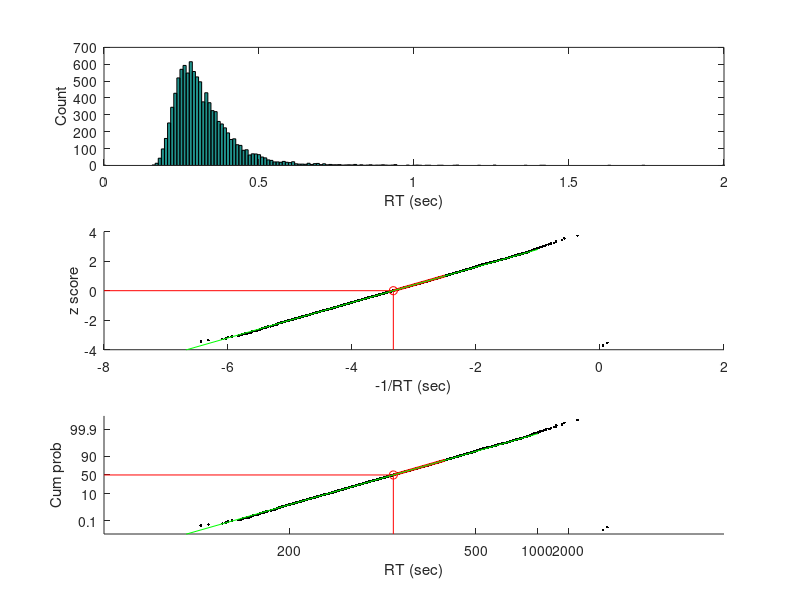
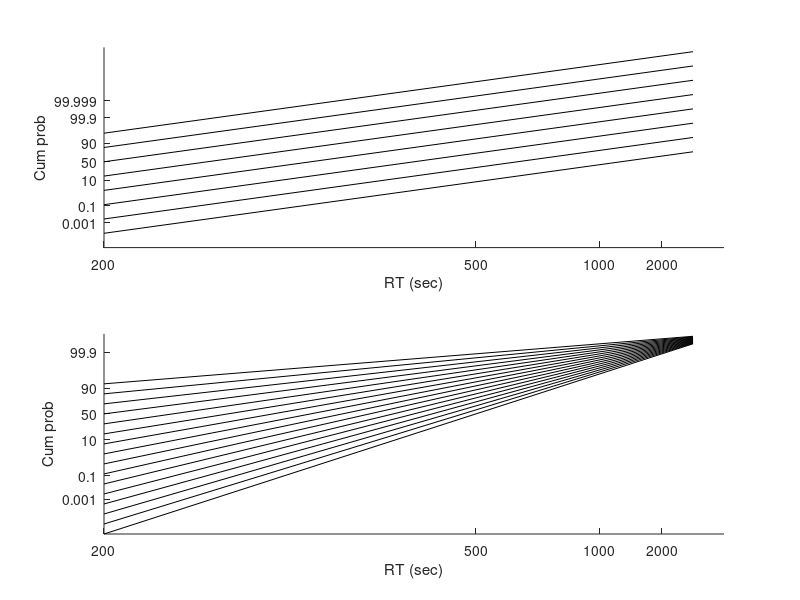

These charts were generated, in order, by the following MATLAB code:
% laterTutorial_modelParameters
%
% Script for examining LATER model parameters
%
% Recall that the idea behind the LATER (Linear Approach to Threshold
%  with Ergodic Rate) model is that a saccadic decision is made when a
%  "ballistic" decision variable rises from a starting value to an ending
%  value at a constant ("ergodic") rate that is fixed for a particular
%  saccadic decision but varies as a Gaussian across decisions reaches a
%  fixed threshold.
%
% Because the rate of rise is distributed as a Gaussian, and the distance
%  traveled by the decision variable is fixed, we know that the amount of
%  time, representing the reaction time (RT), is just:
%
%  RT = distance / rate
%
% And thus RT is distributed as 1/rate, or an inverse Gaussian -- which is
%  the primary empirical observation that the LATER model was developed to
%  explain.
%
% Copyright 2019 by Joshua I. Gold, University of Pennsylvania

%% Plot an example
%
%
figure

% The only two parameters in the later model are:
% 1. The mean value of the distribution of rise times (assume the standard
%     deviation=1 -- it turns out that if you change this, you can just
%     re-scale the other two parameters to get an equivalent model where
%     this value=1, so it can be just set to 1 by convention)
%
%     Pick a value that we happen to know will give us reasonable RT
%     predictions
muR = 4;
stdR = 1;

% 2. The distance from the starting point to the threshold;\
%
%     Again, pick a value that we happen to know will give us reasonable RT
%     predictions
deltaS = 1.2;

% Now we can simulate an RT distribution by picking from the rise-time
%  distribution a whole bunch of times:
N = 10000;
RT = deltaS./normrnd(muR, stdR, N, 1);

% Plot the histogram
subplot(3,1,1);
hist(RT, 0:0.01:2.0);
xlim([0 2.0]);
xlabel('RT (sec)');
ylabel('Count');

% Compute reciprobit values
xValues = -1./sort(RT);
yValues = norminv(((1:N)./N)',0,1);

% Plot it as a reciprobit, but don't relabel the axes
subplot(3,1,2); cla reset; hold on;
plot(xValues, yValues, 'k.');
xlm = get(gca, 'XLim');
ylm = get(gca, 'YLim');
axis([xlm ylm]);
xlabel('-1/RT (sec)')
ylabel('z score');

% Plot it as a reciprobit, and relabel the axes
subplot(3,1,3); cla reset; hold on;
plot(xValues, yValues, 'k.');
axis([xlm ylm]);

XTickLabels = [200 500 1000 2000];
XTickValues = -1000./XTickLabels;

% Y-axis labels are probabilities associated with the z-scores
YTickLabels = [0.1 10 50 90 99.9];
YTickValues = norminv(YTickLabels./100,0,1);

set(gca, ...
   'YTick',        YTickValues,          ...
   'YTickLabel',   YTickLabels,          ...
   'XTick',        XTickValues,          ...
   'XTickLabel',   XTickLabels);
xlabel('RT (sec)');
ylabel('Cum prob');

% Now instead of a simulation, use the analytic soluation. Remember that:
%  1. The x-axis of the reciprobit plot is labeled as RT, so the numbers
%     are sensible, but what is really plotted is -1/RT
%  2. The y-axis is labeled as probability but really is z-score (note the
%     scaling)
%  3. And of course, the point of the LATER model is that:
%     RT = deltaS/riseRate, or
%     -1/RT = -riseRate/deltaS, where
%     -riseRate ~N(-muR, stdR), or, equivalently,
%     -1/RT ~N(-muR/deltaS, 1/deltaS)
%
%  Now let's visualize this better on each plot:
for xx = 1:2
   
   % For each plot
   subplot(3,1,xx+1);
   
   %  The y-axis is the z-score of a random variable (-1/RT)
   %     that is distributed as a Gausian with mean -muR/deltaS, and thus the
   %     z-score = 0 at its mean value, which we can see here:
   xIntercept = -muR/deltaS;
   plot([xlm(1) xIntercept], [0 0], 'r-')
   plot([xIntercept xIntercept], [ylm(1) 0], 'r-')
   plot(xIntercept, 0, 'ro');
   
   % And every increment in z-score on the y-axis is, by definition of
   %     z-score, an incrememnt of the std
   plot([xIntercept xIntercept+1/deltaS], [0 1], 'r-', 'LineWidth', 2)
   
   % In other words, on the reciprobit plot, the analytic solultion to the
   % LATER model is just a stright line, with:
   %  x-intercept = -muR/deltaS
   %  1/slope = 1/deltaS
   %
   % Or:
   %  y-intercept = muR
   %  slope = deltaS
   xRT = [0.1 1.0];
   reci_xRT = -1./xRT;
   plot(reci_xRT, reci_xRT.*deltaS + muR, 'g-');
end

%% Vary muR and deltaS and visualize the effects
%
%
figure

xRT      = [0.2 4.0];
reci_xRT = -1./xRT;
muRs     = 1:8;
deltaSs  = 0.5:0.1:2.0;

% Vary muR, fixed deltaS
subplot(2,1,1); cla reset; hold on;
for mm = 1:length(muRs)
   
   % These are shifted versions of each other
   plot(reci_xRT, reci_xRT.*deltaS + muRs(mm), 'k-');
end

% Vary deltaS, fixed muR
subplot(2,1,2); cla reset; hold on;
for dd = 1:length(deltaSs)
   
   % These are "swiveled" versions of each other, converging at the
   % y-intercept (equivalent to infinite RT)
   plot(reci_xRT, reci_xRT.*deltaSs(dd) + muR, 'k-');
end

% Label the axes
for xx = 1:2
   subplot(2,1,xx);
   
   XTickLabels = [200 500 1000 2000];
   XTickValues = -1000./XTickLabels;
   
   % Y-axis labels are probabilities associated with the z-scores
   YTickLabels = [.001 0.1 10 50 90 99.9 99.999];
   YTickValues = norminv(YTickLabels./100,0,1);
   
   set(gca, ...
      'YTick',        YTickValues,          ...
      'YTickLabel',   YTickLabels,          ...
      'XTick',        XTickValues,          ...
      'XTickLabel',   XTickLabels);
   xlabel('RT (sec)');
   ylabel('Cum prob');
end